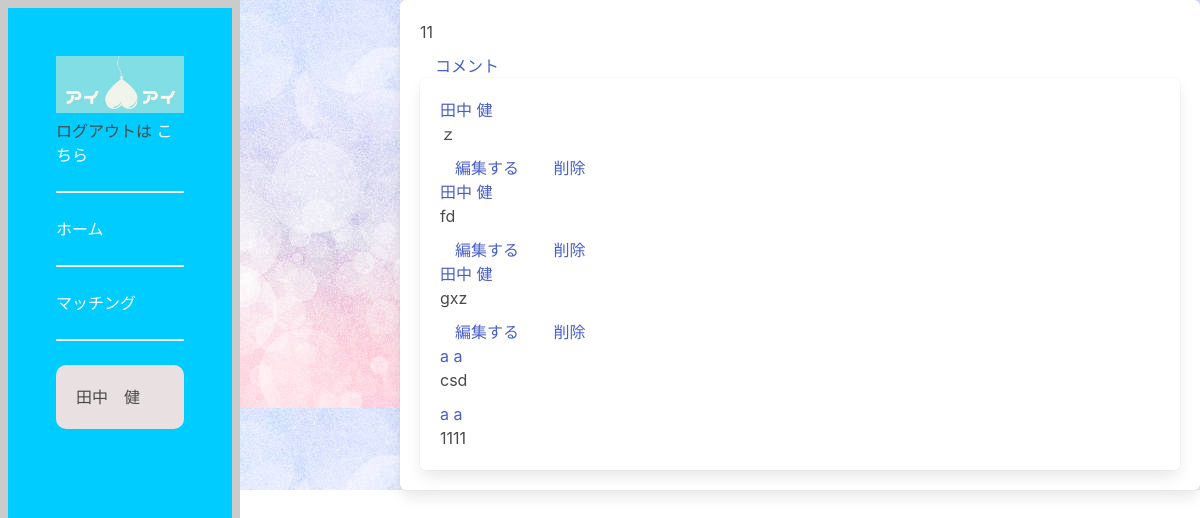
The app's page /UserView/13/comment/ (signed in) with its own data.
### dwitter/models.py (models this page shows, shortened)
class Account(models.Model):
    user = models.OneToOneField(User, on_delete=models.CASCADE)
    last_name = models.CharField(max_length=100)
    first_name = models.CharField(max_length=100)
    account_image = models.ImageField(upload_to="",blank=True)
    category = models.CharField(
        max_length=100,
        choices = CATEGORY,
    )
    area = models.CharField(max_length=100)
    age = models.CharField(max_length=100)
    hobby = models.CharField(max_length=100)

class Dweet(models.Model):
    user = models.ForeignKey(
        User, related_name="dweets", on_delete=models.DO_NOTHING
    )
    body = models.CharField(max_length=140)
    created = models.DateTimeField(auto_now_add=True)

class Comment(models.Model):
    user = models.ForeignKey('auth.User', on_delete=models.CASCADE)
    dweet = models.ForeignKey(
        Dweet, on_delete=models.CASCADE)
    body = models.CharField(max_length=140)
    created_at = models.DateTimeField(auto_now_add=True)

### dwitter/views.py (the view)
# urls.py: path('UserView/<int:pk>/comment/', views.CommentView.as_view(), name='comment'),
class CommentView(LoginRequiredMixin, DetailView):
    template_name = 'dwitter/comment.html'
    model = Dweet
    def get_context_data(self, **kwargs):
        context = super(CommentView, self).get_context_data(**kwargs)
        context.update({
            'comment': Comment.objects.all(),
            'account': Account.objects.all(),
        })
        return context

### dwitter/templates/dwitter/comment.html
{% extends 'base.html' %}
{% block content %}
<section class="box">
    <p class="comment"> {{ dweet.body }}</p>
    <a href="{% url 'commentCreate' object.pk %}" class="btn btn-primary">コメント</a>
    <section class="box comment">
        {% for comment in comment.all %}
<div class="">
 {% if dweet.id == comment.dweet.id %}
 <div class="comment">
    <a href="{% url 'profile' comment.user.id %}">
    <p>{{ comment.user.account.last_name}}
        {{ comment.user.account.first_name}}
    </p>
</a>
 <p>{{ comment.body }}</p>
</div>
    {% if user.account.id == comment.user.account.id %}
<a href="{% url 'commentUpdate' comment.pk %}" class="btn btn-primary">編集する</a>
<a href="{% url 'commentDelete' comment.id %}" class="btn btn-primary">削除</a>
{% endif %}
{% endif %}
{% endfor %}
    </section>
</section>
{% endblock content %}

### dwitter/templates/base.html (shortened to what this page needs)
{% load static %}
<!DOCTYPE html>
<html lang="en">
<head>
     <link rel="stylesheet"
    href="https://cdn.jsdelivr.net/npm/bulma@0.9.3/css/bulma.min.css">
    <link rel="stylesheet" href="{% static 'css/dwitter.css' %}">
    <link rel="stylesheet" href="{% static 'css/dwitter-pages.css' %}">
</head>
<body>
    <section class=" is-success mb-4">
        <div class="hero-body">
            <img src={% static "css/main_image.jpg" %}>
            <p> ログアウトは
                <a href="{% url 'Logout' %}">こちら</a> <br>
                <hr>
                <a href="{% url 'dashboard' %}">ホーム</a> <br>
                <hr>
                <a href="{% url 'profile_list' %}">マッチング</a> <br>
                <hr>
            </p>
                <p class="login__user">{{user.account.last_name}}　{{user.account.first_name}}</p>
        </div>
        <div class="containera">
            <div class="">
                {% block content %}
                {% endblock content %}
            </div>
        </div>
</body>
</html>

### static/css/dwitter.css (style rules this page uses)
body { background-image: url(../css/BackGroundSample.jpg); }
.hero-body { height: 100%; width: 20%; background-color: #00CCFF; box-sizing: border-box; border: 8px solid rgb(203, 203, 203); position: fixed; }
.hero-body a { color: #fff; }
.containera { height: 100%; padding-left: 25em; }
.login__user { padding: 20px; border-radius: 10px; background-color: rgb(233, 225, 225); }

### static/css/dwitter-pages.css (style rules this page uses)
.comment { padding-bottom: 10px; }
.btn { padding: 15px; }

### records on screen
Dweet: body "11"
Comment: user.account.last_name "田中", user.account.first_name "健", body "ｚ", shows "編集する"
Comment: user.account.last_name "田中", user.account.first_name "健", body "fd", shows "編集する"
Comment: user.account.last_name "田中", user.account.first_name "健", body "gxz", shows "編集する"
Comment: user.account.last_name "a", user.account.first_name "a", body "csd"
Comment: user.account.last_name "a", user.account.first_name "a", body "1111"

### other values on screen
{{ user.account.last_name }} "田中"
{{ user.account.first_name }} "健"
